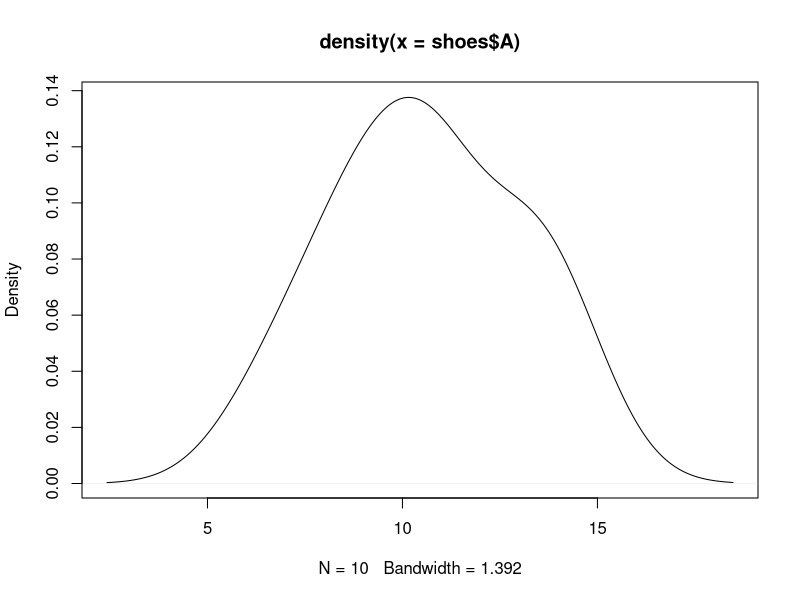
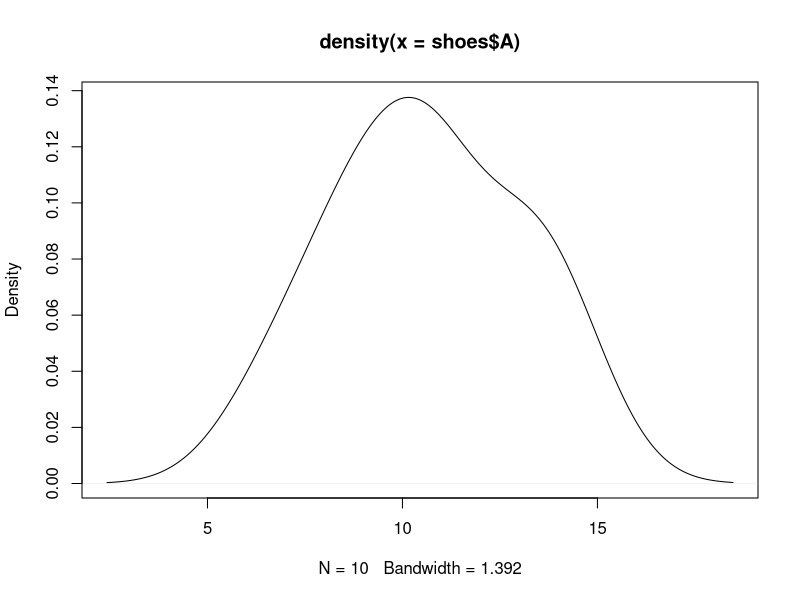

Generate these figures, in order, with R:
library(MASS)
data("shoes")

plot(density(shoes$A))
plot(density(shoes$A))

t.test(shoes$A, shoes$B, mu=0, alt="t", paired=TRUE)
